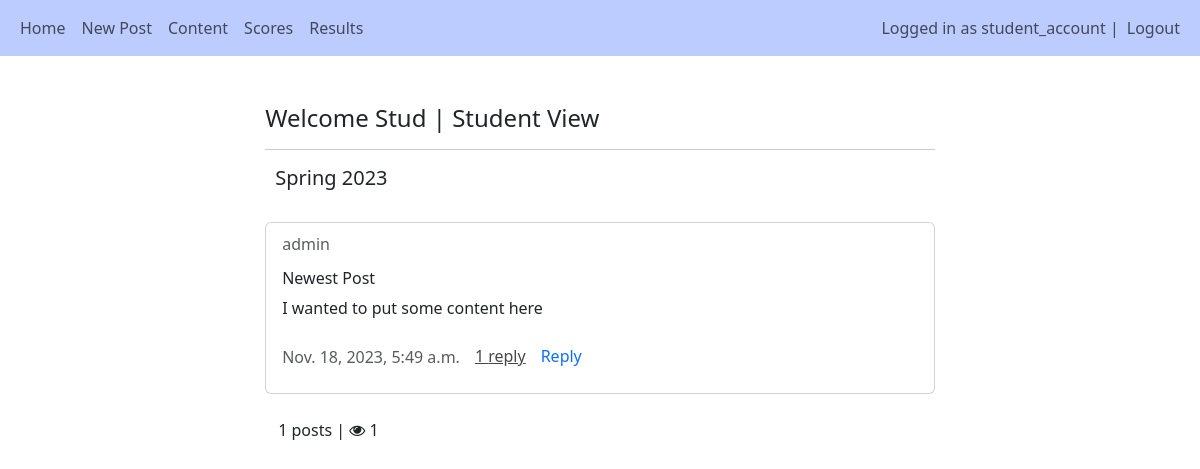
Page / (signed in) on the earlier database version.
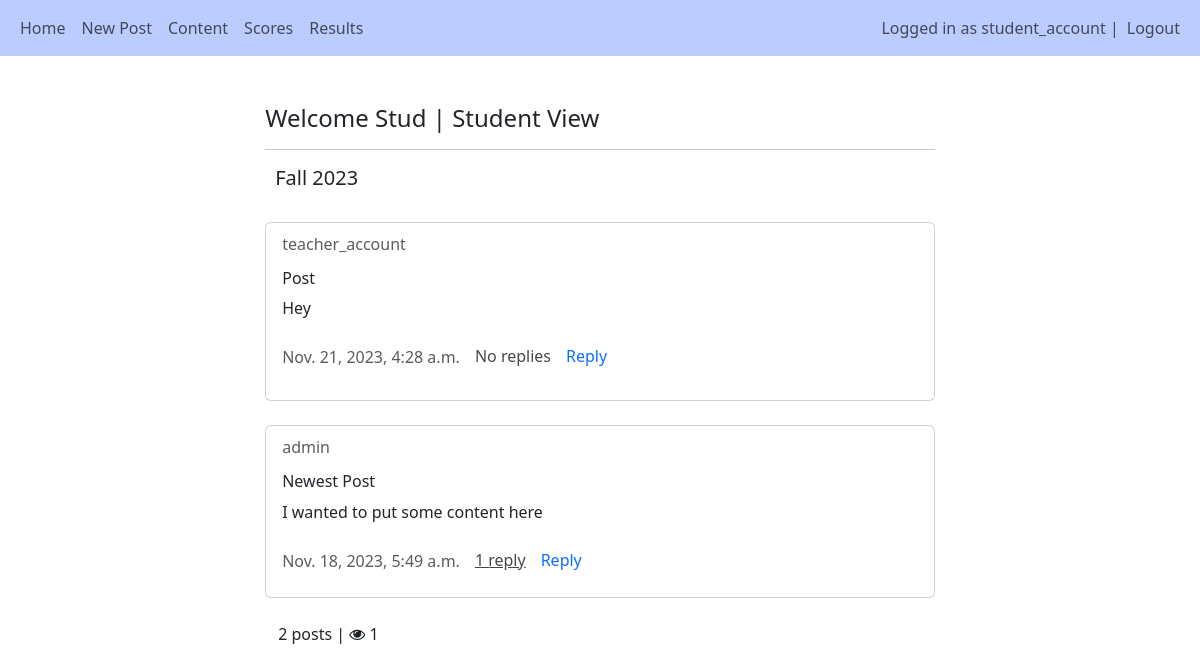
Same page on the later database version.
### main/models.py (models this page shows, shortened)
class Semester(models.Model):
    name = models.CharField(max_length=255, default="")
    is_current = models.BooleanField(default=True)

class Post(models.Model):
    author = models.ForeignKey(User, on_delete=models.CASCADE)
    title = models.CharField(max_length=255)
    description = models.TextField(null=True, blank=True)
    created_at = models.DateTimeField(auto_now_add=True)
    updated_at = models.DateTimeField(auto_now=True)
    num_of_replies = 0

class User(AbstractUser):
    is_teacher = models.BooleanField('Is teacher', default=False)
    is_student = models.BooleanField('Is student', default=False)

### main/views.py (the view)
# urls.py: path('', views.home, name="home"),
@login_required(login_url="/login")
def home(request):
    cursem = Semester.objects.get(is_current=True)
    files = File.objects.all()
    posts = Post.objects.all()
    if request.user not in users_viewed:
        users_viewed.append(request.user)
    page_visits = len(users_viewed)
    if request.method == 'POST':
            post_id = request.POST.get("post-id")
            post = Post.objects.filter(id=post_id).first()
            if post and post.author == request.user:
                post.delete()
    return render(request, 'main/home.html', {"posts":posts, "files":files, "page_visits": page_visits, "cursem":cursem})

### main/templates/main/home.html (shortened to what this page needs)
{% extends 'main/base.html' %}
{% load crispy_forms_tags %}
{% block content %}
<div style="width:60%; margin:auto">
    <br>
    <h4>Welcome {{user.get_short_name}} | {% if user.is_teacher %} Teacher View {% else %} Student View {% endif %}</h4>
    <hr>
    <div style="display:flex; margin-left:10px">
        <h5 style="margin-right:20px">{{cursem.name}}</h5>
    </div>
    <br>
    {% for post in posts reversed %}
    <div class="card">
        <div class="card-body">
            <h6 class="card-subtitle mb-2 text-body-secondary">{{post.author}}</h6>
            <h6 class="card-title" style="margin-top:15px">{{post.title}}</h6>
            <p class="card-text" style="display:inline">{{post.description}}</p>
            <br>
            <br>
            <div style="display:flex">
                <p class="card-subtitle mb-2 text-body-secondary" style="font:small; margin-top:1px">{{post.created_at}}</p>
                <div class="text-body-secondary" style="margin-inline:15px">
                    {% if post.replies.count == 0 %}
                        <p style="color:rgb(71, 71, 71); text-decoration:none">No replies</p>
                    {% elif post.replies.count == 1%}
                        <a href="{% url 'reply' post.pk %}" style="color:rgb(71, 71, 71)">{{post.replies.count }} reply</a>
                    {% else %}
                        <a href="{% url 'reply' post.pk %}" style="color:rgb(71, 71, 71)">{{post.replies.count }} replies</a>
                    {% endif %}
                </div>
                {% if post.author != request.user %}
                        <a href="{% url 'reply' post.pk %}" style="text-decoration:none">Reply</a>
                {% endif %}
            </div>
        </div>
    </div><br>
    {% empty %}
    <p>It looks like no one's posted yet...</p>
    {% endfor %}
    <p style="margin-left:13px">{{posts.count}} posts | <i class="fa fa-eye"></i> {{page_visits}}</p><br><br>
</div>
{% endblock %}

Differences in the rows shown:
no longer on this page (row edited): Semester: name "Spring 2023"
now on this page (row edited): Semester: name "Fall 2023"
added Post: author "teacher_account", title "Post", description "Hey", created_at "Nov. 21, 2023, 4:28 a.m.", shows "No replies", shows "Reply"
Other differences:
{{ posts.count }}: "1" → "2"
